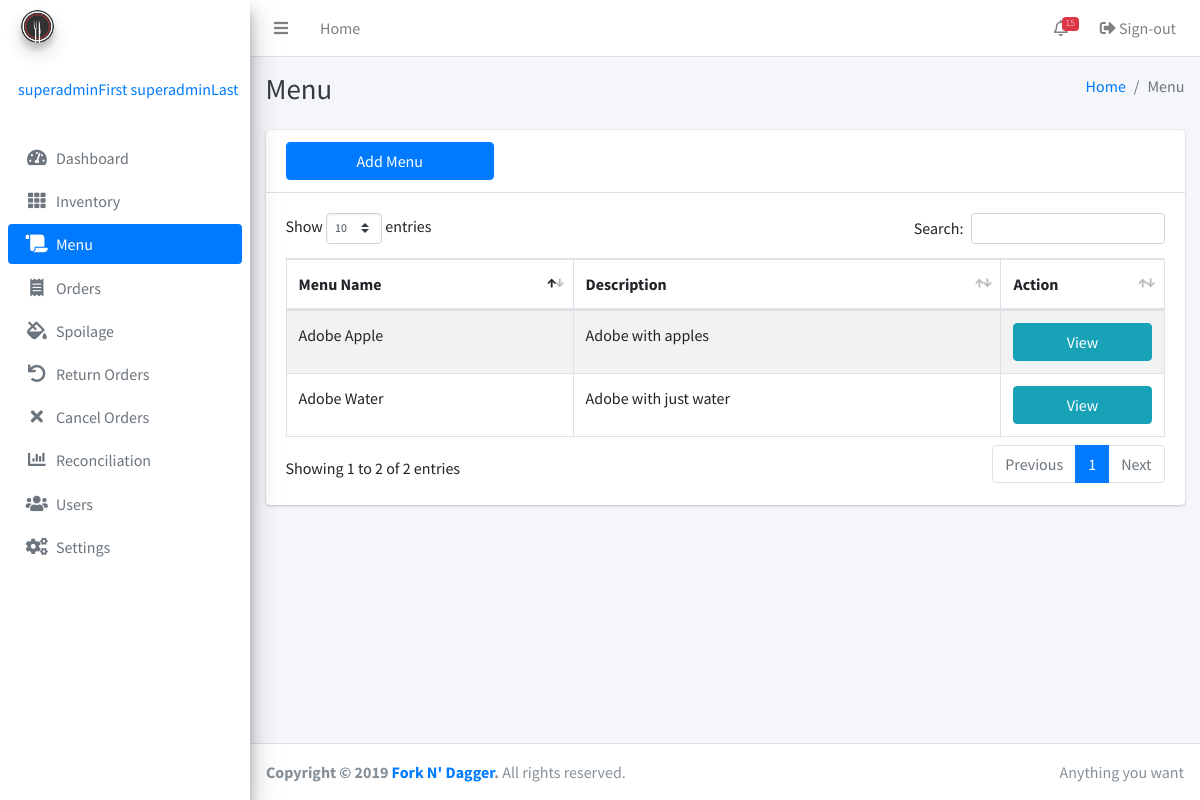
The page /menu.php (signed in) on the database as committed earlier.
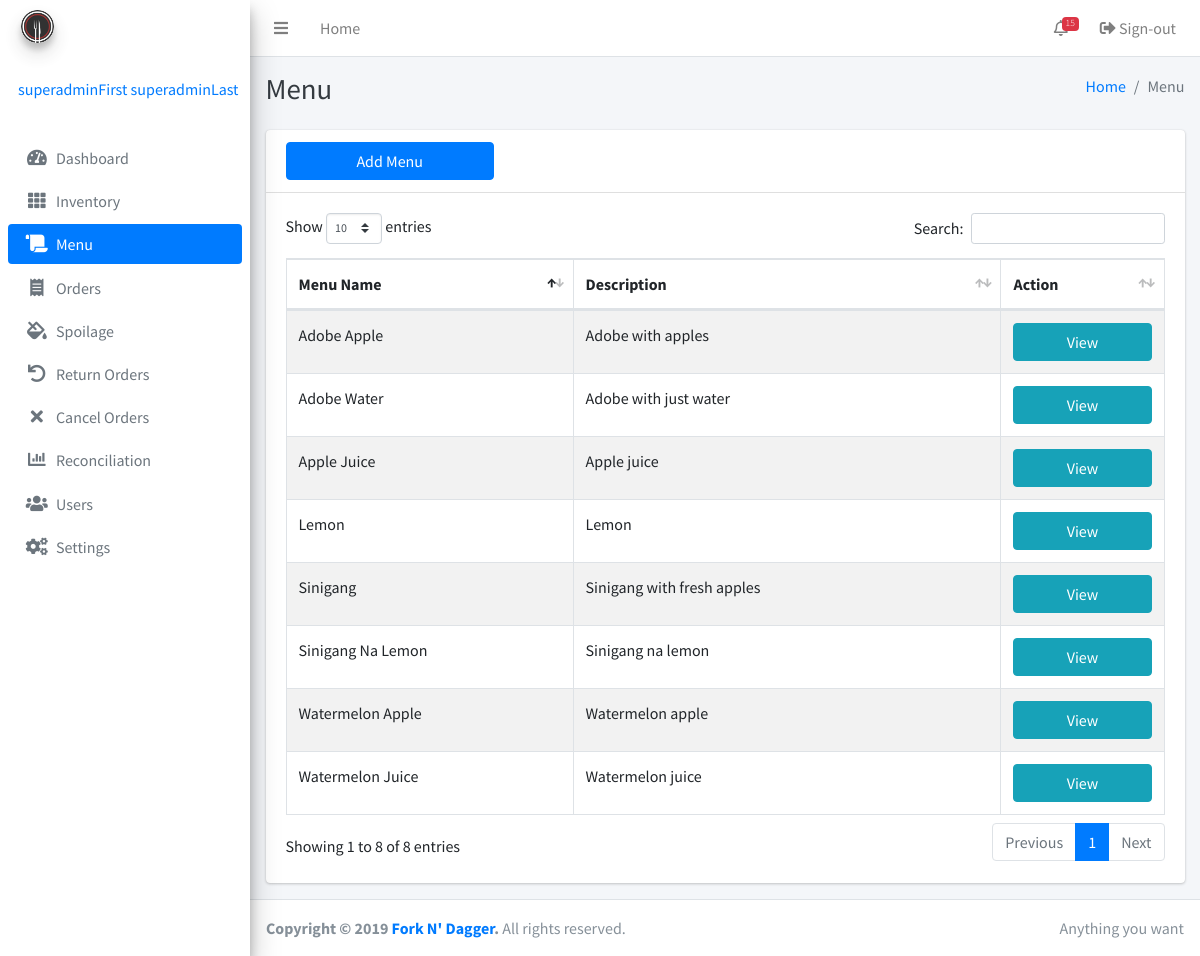
The same page on the database as committed later.
### tables this page shows
CREATE TABLE IF NOT EXISTS `menu` (
  `id` bigint(255) NOT NULL AUTO_INCREMENT,
  `name` varchar(255) NOT NULL,
  `description` varchar(255) NOT NULL,
  `timestamp` timestamp(6) NOT NULL,
  `adminID` int(255) NOT NULL,
  PRIMARY KEY (`id`)
);

### inc/session.php (called while the page is built, shortened)
<?php
	include 'inc/conn.php';;
	if(isset($_SESSION['admin'])){
		$query = $conn -> prepare("SELECT * FROM admins WHERE id = ? ");
		$query -> bind_param("s", $variable);
		$query -> execute();
		$result = $query->get_result();
		$user = mysqli_fetch_assoc($result);
		$role = $user['role'];
	}
	else{
		header('location: home.php');
		exit();
	}
?>

### menu.php (the view, shortened to what this page needs)
<?php include 'inc/session.php'; ?>
<?php include 'inc/header.php'; ?>
<body class="hold-transition sidebar-mini">
<div class="wrapper">
<?php
include 'inc/navbar.php'; ?>
  <div class="content-wrapper">
    <?php if ($role == 'Super User'): ?>
    <div class="content-header">
      <div class="container-fluid">
        <div class="row mb-2">
          <div class="col-sm-6">
            <h1 class="m-0 text-dark">Menu</h1>
          </div>
          <div class="col-sm-6">
            <ol class="breadcrumb float-sm-right">
              <li class="breadcrumb-item"><a href="#">Home</a></li>
              <li class="breadcrumb-item active">Menu</li>
            </ol>
          </div>
        </div>
      </div>
    </div>
    <div class="content">
      <div class="container">
        <div class="row">
          <div class="col-12">
            <div class="card">
              <div class="card-header">
                <div class="row">
                  <div class="col-3">
                  <button type="button" class="btn btn-block btn-primary" data-toggle="modal" data-target="#item">Add Menu</button>
                  </div>
                  <div class="col-3">
                  </div>
                </div>
              </div>
              <div class="card-body">
                <table class="table table-bordered table-striped display">
                  <thead>
                  <tr>
                    <th width="120">Menu Name</th>
                    <th width="200">Description</th>
                    <th width="50">Action</th>
                  </tr>
                  </thead>
                  <tbody>
                  <?php
                  $result3 = mysqli_query($conn, "SELECT * FROM menu");
                  while ($row = mysqli_fetch_array($result3)) {
                        ?>
                  <tr>
                    <td><?php echo ucwords($row['name']);?></td>
                    <td><?php echo ucfirst($row['description']);?></td>
                    <td>
                      <button type="button" class="btn btn-block btn-info" data-toggle="modal" data-target='#edit<?php echo $row['id']; ?>'>View</button>
                    </td>
                  </tr>
                        <?php   } ?>
                  </tbody>
                </table>
              </div>
            </div>
          </div>
        </div>
      </div>
    </div>
</div>
  <?php else: ?>
    <?php include 'forbidden.php'; ?>
  <?php endif ?>
  <?php include 'inc/footer.php'; ?>
</div>
</body>
</html>

Rows that differ between the two databases and show on the page:
added menu: name "Sinigang", description "Sinigang with fresh apples"
added menu: name "Apple Juice", description "Apple juice"
added menu: name "Watermelon Juice", description "Watermelon juice"
added menu: name "Watermelon Apple", description "Watermelon apple"
added menu: name "Lemon", description "Lemon"
added menu: name "Sinigang Na Lemon", description "Sinigang na lemon"
Other text that changed with them:
text written by a page script: "Show entries Search: Showing 1 to 2 of 2 entries Previous 1 Next" → "Show entries Search: Showing 1 to 8 of 8 entries Previous 1 Next"
